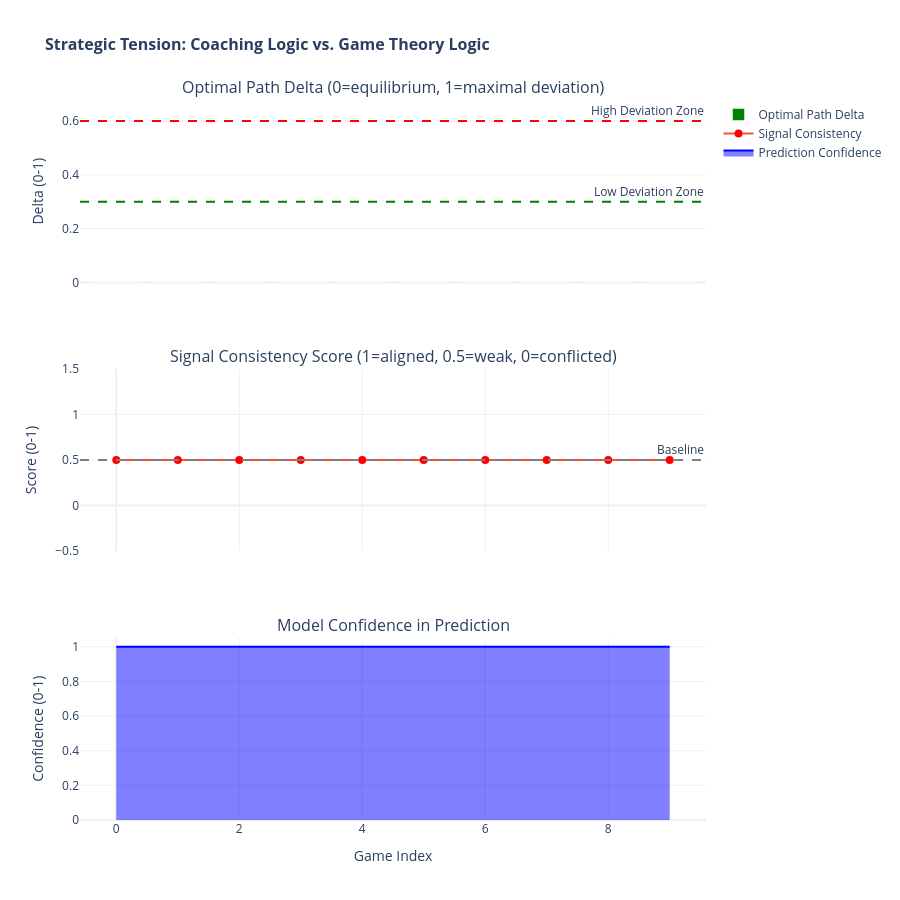

Notebook code for this chart:
### Code cell
import plotly.graph_objects as go
from plotly.subplots import make_subplots

print("=" * 80)
print("STRATEGIC TENSION VISUALIZATION")
print("Subgame Perfect Equilibrium Analysis: Optimal vs. Observed Play")
print("=" * 80)

if 'predictions' not in locals() or not predictions:
    print("\n⚠️  No predictions available. Run prediction cells first.")
else:
    # Extract game-theory metrics from prediction logs
    pred_data = []
    for idx, pred in enumerate(predictions):
        game_id = pred.get('game_id', f'Game_{idx}')
        date_str = pred.get('when_prediction_made', '')
        features = pred.get('features', {})
        pred_prob = float(pred.get('pred_home_win_prob', 0.5))
        
        optimal_delta = features.get('optimal_path_delta', 0.0)
        signal_score = features.get('signal_consistency_score', 0.5)
        expected_payoff = features.get('expected_payoff_matrix', 0.0)
        
        pred_data.append({
            'game_id': game_id,
            'date': date_str,
            'optimal_delta': optimal_delta,
            'signal_score': signal_score,
            'expected_payoff': expected_payoff,
            'pred_win_prob': pred_prob,
            'confidence': 1.0 - abs(pred_prob - 0.5) * 2,  # Confidence near 0 or 1
        })
    
    if pred_data:
        df_viz = pd.DataFrame(pred_data)
        
        # Create subplots: optimal_delta, signal_score, and confidence
        fig = make_subplots(
            rows=3, cols=1,
            subplot_titles=(
                "Optimal Path Delta (0=equilibrium, 1=maximal deviation)",
                "Signal Consistency Score (1=aligned, 0.5=weak, 0=conflicted)",
                "Model Confidence in Prediction"
            ),
            specs=[[{}], [{}], [{}]],
            shared_xaxes=True,
            vertical_spacing=0.12,
        )
        
        # Row 1: Optimal Delta (Green = aligned to equilibrium, Red = deviation)
        colors_delta = ['green' if x < 0.3 else 'orange' if x < 0.6 else 'red' for x in df_viz['optimal_delta']]
        fig.add_trace(
            go.Bar(
                x=df_viz.index,
                y=df_viz['optimal_delta'],
                marker_color=colors_delta,
                name='Optimal Path Delta',
                hovertemplate='<b>Game %{x}</b><br>Optimal Delta: %{y:.3f}<extra></extra>',
            ),
            row=1, col=1,
        )
        fig.add_hline(y=0.3, line_dash="dash", line_color="green", annotation_text="Low Deviation Zone", row=1, col=1)
        fig.add_hline(y=0.6, line_dash="dash", line_color="red", annotation_text="High Deviation Zone", row=1, col=1)
        
        # Row 2: Signal Consistency Score
        colors_signal = ['green' if x > 0.7 else 'orange' if x > 0.5 else 'red' for x in df_viz['signal_score']]
        fig.add_trace(
            go.Scatter(
                x=df_viz.index,
                y=df_viz['signal_score'],
                mode='lines+markers',
                marker=dict(size=8, color=colors_signal),
                name='Signal Consistency',
                hovertemplate='<b>Game %{x}</b><br>Signal Score: %{y:.3f}<extra></extra>',
            ),
            row=2, col=1,
        )
        fig.add_hline(y=0.5, line_dash="dash", line_color="gray", annotation_text="Baseline", row=2, col=1)
        
        # Row 3: Model Confidence
        fig.add_trace(
            go.Scatter(
                x=df_viz.index,
                y=df_viz['confidence'],
                fill='tozeroy',
                mode='lines',
                name='Prediction Confidence',
                line_color='blue',
                hovertemplate='<b>Game %{x}</b><br>Confidence: %{y:.1%}<extra></extra>',
            ),
            row=3, col=1,
        )
        
        # Update layout
        fig.update_yaxes(title_text="Delta (0-1)", row=1, col=1)
        fig.update_yaxes(title_text="Score (0-1)", row=2, col=1)
        fig.update_yaxes(title_text="Confidence (0-1)", row=3, col=1)
        fig.update_xaxes(title_text="Game Index", row=3, col=1)
        
        fig.update_layout(
            title_text="<b>Strategic Tension: Coaching Logic vs. Game Theory Logic</b>",
            title_font_size=16,
            height=900,
            template="plotly_white",
            hovermode="x unified",
            showlegend=True,
        )
        
        fig.show()
        
        # Print summary statistics
        print(f"\n📊 Strategic Tension Summary ({len(df_viz)} predictions):")
        print(f"  Avg Optimal Delta: {df_viz['optimal_delta'].mean():.3f} (0=pure equilibrium play)")
        print(f"  Avg Signal Score:  {df_viz['signal_score'].mean():.3f} (1.0=strongest signal)")
        print(f"  Avg Confidence:    {df_viz['confidence'].mean():.1%}")
        print(f"\n  🔍 Interpretation:")
        print(f"    • Low Delta + High Signal = Teams playing optimally per game theory")
        print(f"    • High Delta + Low Signal = Coaching deviation from equilibrium (opportunity?)")
        print(f"    • High Confidence = Clear predictor signal (low uncertainty)")
    else:
        print("\n⚠️  No prediction data extracted. Check prediction structure.")

print("\n" + "=" * 80 + "\n")

### Figure 1 — Plotly figure (JSON) as saved in the notebook; plotly's stock layout.template omitted (floating-point values rounded to 4 significant figures)
{"data": [{"hovertemplate": "<b>Game %{x}</b><br>Optimal Delta: %{y:.3f}<extra></extra>", "marker": {"color": ["green", "green", "green", "green", "green", "green", "green", "green", "green", "green"]}, "name": "Optimal Path Delta", "type": "bar", "x": [0, 1, 2, 3, 4, 5, 6, 7, 8, 9], "xaxis": "x", "y": [0.0, 0.0, 0.0, 0.0, 0.0, 0.0, 0.0, 0.0, 0.0, 0.0], "yaxis": "y"}, {"hovertemplate": "<b>Game %{x}</b><br>Signal Score: %{y:.3f}<extra></extra>", "marker": {"color": ["red", "red", "red", "red", "red", "red", "red", "red", "red", "red"], "size": 8}, "mode": "lines+markers", "name": "Signal Consistency", "type": "scatter", "x": [0, 1, 2, 3, 4, 5, 6, 7, 8, 9], "xaxis": "x2", "y": [0.5, 0.5, 0.5, 0.5, 0.5, 0.5, 0.5, 0.5, 0.5, 0.5], "yaxis": "y2"}, {"fill": "tozeroy", "hovertemplate": "<b>Game %{x}</b><br>Confidence: %{y:.1%}<extra></extra>", "line": {"color": "blue"}, "mode": "lines", "name": "Prediction Confidence", "type": "scatter", "x": [0, 1, 2, 3, 4, 5, 6, 7, 8, 9], "xaxis": "x3", "y": [1.0, 1.0, 1.0, 1.0, 1.0, 1.0, 1.0, 1.0, 1.0, 1.0], "yaxis": "y3"}], "layout": {"annotations": [{"font": {"size": 16}, "showarrow": false, "text": "Optimal Path Delta (0=equilibrium, 1=maximal deviation)", "x": 0.5, "xanchor": "center", "xref": "paper", "y": 1, "yanchor": "bottom", "yref": "paper"}, {"font": {"size": 16}, "showarrow": false, "text": "Signal Consistency Score (1=aligned, 0.5=weak, 0=conflicted)", "x": 0.5, "xanchor": "center", "xref": "paper", "y": 0.6267, "yanchor": "bottom", "yref": "paper"}, {"font": {"size": 16}, "showarrow": false, "text": "Model Confidence in Prediction", "x": 0.5, "xanchor": "center", "xref": "paper", "y": 0.2533, "yanchor": "bottom", "yref": "paper"}, {"showarrow": false, "text": "Low Deviation Zone", "x": 1, "xanchor": "right", "xref": "x domain", "y": 0.3, "yanchor": "bottom", "yref": "y"}, {"showarrow": false, "text": "High Deviation Zone", "x": 1, "xanchor": "right", "xref": "x domain", "y": 0.6, "yanchor": "bottom", "yref": "y"}, {"showarrow": false, "text": "Baseline", "x": 1, "xanchor": "right", "xref": "x2 domain", "y": 0.5, "yanchor": "bottom", "yref": "y2"}], "height": 900, "hovermode": "x unified", "shapes": [{"line": {"color": "green", "dash": "dash"}, "type": "line", "x0": 0, "x1": 1, "xref": "x domain", "y0": 0.3, "y1": 0.3, "yref": "y"}, {"line": {"color": "red", "dash": "dash"}, "type": "line", "x0": 0, "x1": 1, "xref": "x domain", "y0": 0.6, "y1": 0.6, "yref": "y"}, {"line": {"color": "gray", "dash": "dash"}, "type": "line", "x0": 0, "x1": 1, "xref": "x2 domain", "y0": 0.5, "y1": 0.5, "yref": "y2"}], "showlegend": true, "title": {"font": {"size": 16}, "text": "<b>Strategic Tension: Coaching Logic vs. Game Theory Logic</b>"}, "xaxis": {"anchor": "y", "domain": [0, 1], "matches": "x3", "showticklabels": false}, "xaxis2": {"anchor": "y2", "domain": [0, 1], "matches": "x3", "showticklabels": false}, "xaxis3": {"anchor": "y3", "domain": [0, 1], "title": {"text": "Game Index"}}, "yaxis": {"anchor": "x", "domain": [0.7467, 1], "title": {"text": "Delta (0-1)"}}, "yaxis2": {"anchor": "x2", "domain": [0.3733, 0.6267], "title": {"text": "Score (0-1)"}}, "yaxis3": {"anchor": "x3", "domain": [0, 0.2533], "title": {"text": "Confidence (0-1)"}}}}
